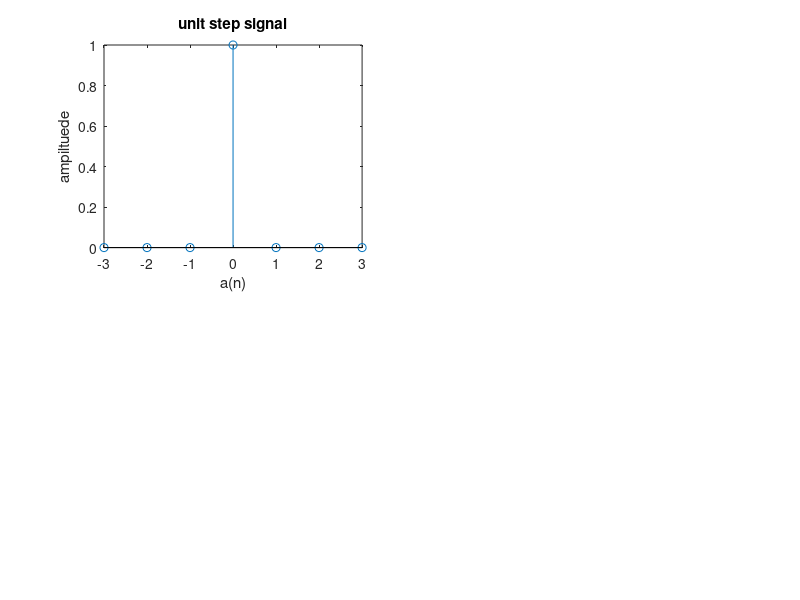

MATLAB code to generate this figure:
clc; clear all; close all;
t = -3:1:3;
y = [zeros(1,3),ones(1,1),zeros(1,3)];
subplot (2,2,1);
stem(t,y);
ylabel('ampiltuede');
xlabel('a(n)');
title('unit step signal');
